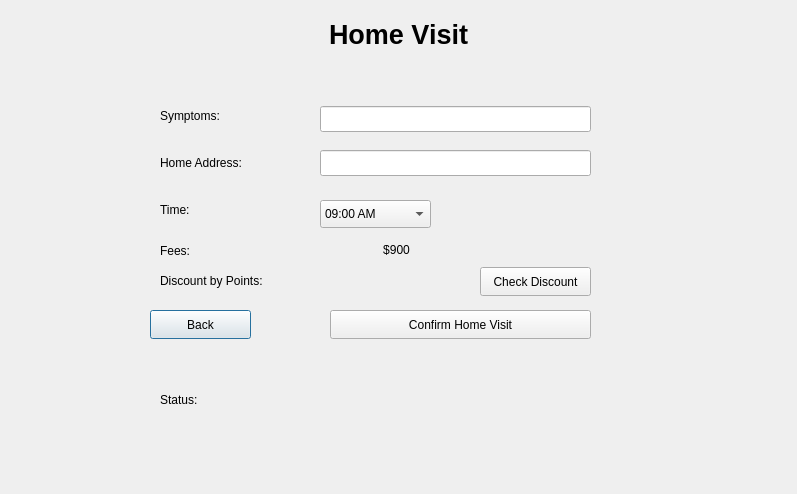
<?xml version="1.0" encoding="UTF-8"?>
<ui version="4.0">
 <class>bookHomeVisitWindow</class>
 <widget class="QDialog" name="bookHomeVisitWindow">
  <property name="geometry">
   <rect>
    <x>0</x>
    <y>0</y>
    <width>797</width>
    <height>494</height>
   </rect>
  </property>
  <property name="windowTitle">
   <string>Dialog</string>
  </property>
  <widget class="QLabel" name="homeVisitTitle">
   <property name="geometry">
    <rect>
     <x>-2</x>
     <y>4</y>
     <width>801</width>
     <height>61</height>
    </rect>
   </property>
   <property name="font">
    <font>
     <pointsize>20</pointsize>
     <bold>true</bold>
    </font>
   </property>
   <property name="text">
    <string>Home Visit</string>
   </property>
   <property name="textFormat">
    <enum>Qt::AutoText</enum>
   </property>
   <property name="alignment">
    <set>Qt::AlignCenter</set>
   </property>
  </widget>
  <widget class="QLabel" name="symptomsTitle">
   <property name="geometry">
    <rect>
     <x>160</x>
     <y>106</y>
     <width>121</width>
     <height>20</height>
    </rect>
   </property>
   <property name="text">
    <string>Symptoms:</string>
   </property>
  </widget>
  <widget class="QLabel" name="homeAddressTitle">
   <property name="geometry">
    <rect>
     <x>160</x>
     <y>153</y>
     <width>121</width>
     <height>20</height>
    </rect>
   </property>
   <property name="text">
    <string>Home Address:</string>
   </property>
  </widget>
  <widget class="QLabel" name="timeTitle">
   <property name="geometry">
    <rect>
     <x>160</x>
     <y>200</y>
     <width>121</width>
     <height>20</height>
    </rect>
   </property>
   <property name="text">
    <string>Time:</string>
   </property>
  </widget>
  <widget class="QLineEdit" name="symptomsDisplay">
   <property name="geometry">
    <rect>
     <x>320</x>
     <y>106</y>
     <width>271</width>
     <height>26</height>
    </rect>
   </property>
  </widget>
  <widget class="QLineEdit" name="homeAddressDisplay">
   <property name="geometry">
    <rect>
     <x>320</x>
     <y>150</y>
     <width>271</width>
     <height>26</height>
    </rect>
   </property>
  </widget>
  <widget class="QComboBox" name="timesComboBox">
   <property name="geometry">
    <rect>
     <x>320</x>
     <y>200</y>
     <width>111</width>
     <height>28</height>
    </rect>
   </property>
   <item>
    <property name="text">
     <string>09:00 AM</string>
    </property>
   </item>
   <item>
    <property name="text">
     <string>10:00 AM</string>
    </property>
   </item>
   <item>
    <property name="text">
     <string>11:00 AM</string>
    </property>
   </item>
   <item>
    <property name="text">
     <string>12:00 PM</string>
    </property>
   </item>
   <item>
    <property name="text">
     <string>01:00 PM</string>
    </property>
   </item>
   <item>
    <property name="text">
     <string>02:00 PM</string>
    </property>
   </item>
   <item>
    <property name="text">
     <string>03:00 PM</string>
    </property>
   </item>
  </widget>
  <widget class="QPushButton" name="backButton">
   <property name="geometry">
    <rect>
     <x>150</x>
     <y>310</y>
     <width>101</width>
     <height>29</height>
    </rect>
   </property>
   <property name="text">
    <string>Back</string>
   </property>
  </widget>
  <widget class="QLabel" name="feesTitle">
   <property name="geometry">
    <rect>
     <x>160</x>
     <y>241</y>
     <width>141</width>
     <height>20</height>
    </rect>
   </property>
   <property name="text">
    <string>Fees:</string>
   </property>
  </widget>
  <widget class="QLabel" name="feesDisplay">
   <property name="geometry">
    <rect>
     <x>321</x>
     <y>240</y>
     <width>151</width>
     <height>20</height>
    </rect>
   </property>
   <property name="text">
    <string>$900</string>
   </property>
   <property name="alignment">
    <set>Qt::AlignCenter</set>
   </property>
  </widget>
  <widget class="QLabel" name="discountDisplay">
   <property name="geometry">
    <rect>
     <x>320</x>
     <y>270</y>
     <width>151</width>
     <height>20</height>
    </rect>
   </property>
   <property name="text">
    <string/>
   </property>
   <property name="alignment">
    <set>Qt::AlignRight|Qt::AlignTrailing|Qt::AlignVCenter</set>
   </property>
  </widget>
  <widget class="QPushButton" name="confirmHomeVisitButton">
   <property name="geometry">
    <rect>
     <x>330</x>
     <y>310</y>
     <width>261</width>
     <height>29</height>
    </rect>
   </property>
   <property name="text">
    <string>Confirm Home Visit</string>
   </property>
  </widget>
  <widget class="QLabel" name="discountTitle">
   <property name="geometry">
    <rect>
     <x>160</x>
     <y>271</y>
     <width>131</width>
     <height>20</height>
    </rect>
   </property>
   <property name="text">
    <string>Discount by Points:</string>
   </property>
  </widget>
  <widget class="QLabel" name="statusTitle">
   <property name="geometry">
    <rect>
     <x>160</x>
     <y>390</y>
     <width>421</width>
     <height>20</height>
    </rect>
   </property>
   <property name="text">
    <string>Status:</string>
   </property>
  </widget>
  <widget class="QPushButton" name="checkDiscountButton">
   <property name="geometry">
    <rect>
     <x>480</x>
     <y>267</y>
     <width>111</width>
     <height>29</height>
    </rect>
   </property>
   <property name="text">
    <string>Check Discount</string>
   </property>
  </widget>
 </widget>
 <resources/>
 <connections/>
</ui>
